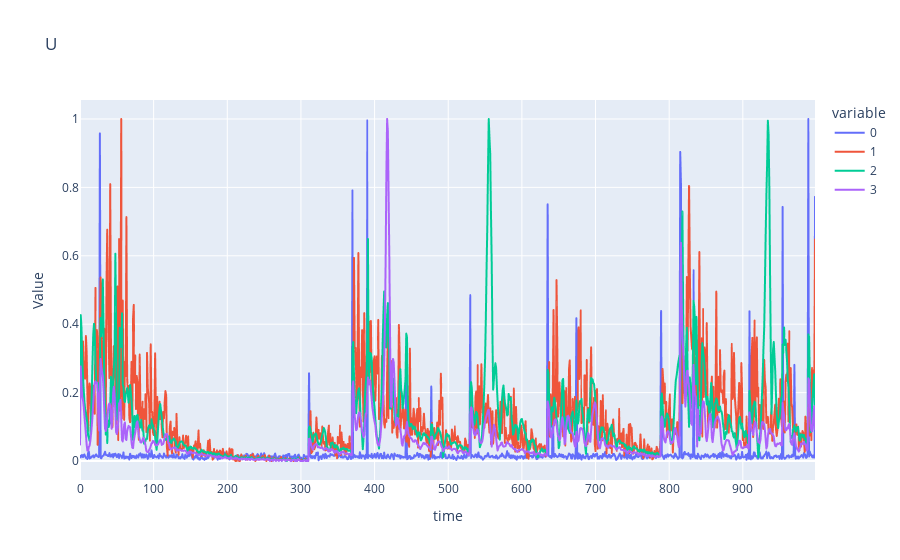

Notebook code for this chart:
### Code cell
px.line(np.vstack([model.all_U[0],model.all_U[1],model.all_U[2],model.all_U[-1]]).T, title='U').update_layout(xaxis_title='time', yaxis_title='Value').show()

### Figure 1 — Plotly figure (JSON) as saved in the notebook; plotly's stock layout.template omitted (floating-point values rounded to 4 significant figures; data arrays with more than 128 entries replaced by an {"elided": "..."} marker saying what was removed)
{"data": [{"hovertemplate": "variable=0<br>index=%{x}<br>value=%{y}<extra></extra>", "legendgroup": "0", "line": {"color": "#636efa", "dash": "solid"}, "marker": {"symbol": "circle"}, "mode": "lines", "name": "0", "showlegend": true, "type": "scattergl", "x": {"elided": "999 int values"}, "xaxis": "x", "y": {"elided": "999 float values"}, "yaxis": "y"}, {"hovertemplate": "variable=1<br>index=%{x}<br>value=%{y}<extra></extra>", "legendgroup": "1", "line": {"color": "#EF553B", "dash": "solid"}, "marker": {"symbol": "circle"}, "mode": "lines", "name": "1", "showlegend": true, "type": "scattergl", "x": {"elided": "999 int values"}, "xaxis": "x", "y": {"elided": "999 float values"}, "yaxis": "y"}, {"hovertemplate": "variable=2<br>index=%{x}<br>value=%{y}<extra></extra>", "legendgroup": "2", "line": {"color": "#00cc96", "dash": "solid"}, "marker": {"symbol": "circle"}, "mode": "lines", "name": "2", "showlegend": true, "type": "scattergl", "x": {"elided": "999 int values"}, "xaxis": "x", "y": {"elided": "999 float values"}, "yaxis": "y"}, {"hovertemplate": "variable=3<br>index=%{x}<br>value=%{y}<extra></extra>", "legendgroup": "3", "line": {"color": "#ab63fa", "dash": "solid"}, "marker": {"symbol": "circle"}, "mode": "lines", "name": "3", "showlegend": true, "type": "scattergl", "x": {"elided": "999 int values"}, "xaxis": "x", "y": {"elided": "999 float values"}, "yaxis": "y"}], "layout": {"legend": {"title": {"text": "variable"}, "tracegroupgap": 0}, "title": {"text": "U"}, "xaxis": {"anchor": "y", "domain": [0, 1], "title": {"text": "time"}}, "yaxis": {"anchor": "x", "domain": [0, 1], "title": {"text": "Value"}}}}
